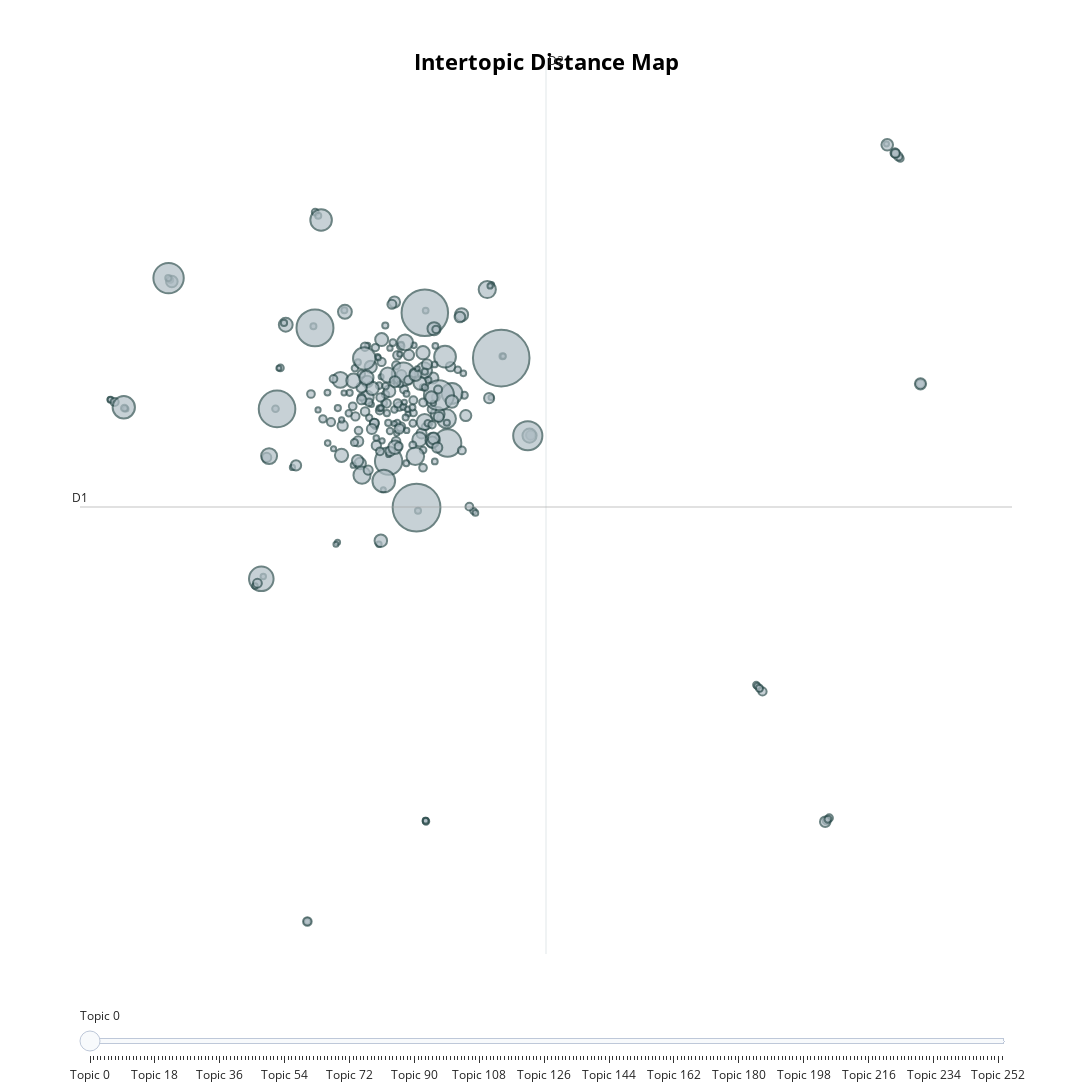

Notebook code for this chart:
### Code cell
plot_topics = topic_model.visualize_topics()
plot_topics.update_layout(width=1200, height=1200).write_html('plots/weighted_100x1.html', include_plotlyjs='cdn')
plot_topics

### Figure 1 — Plotly figure (JSON) as saved in the notebook; plotly's stock layout.template omitted (floating-point values rounded to 4 significant figures; data arrays with more than 128 entries replaced by an {"elided": "..."} marker saying what was removed)
{"data": [{"customdata": {"elided": "254x5 mixed values"}, "hovertemplate": "<b>Topic %{customdata[2]}</b><br>Words: %{customdata[3]}<br>Size: %{customdata[4]}", "legendgroup": "", "marker": {"color": "#B0BEC5", "line": {"color": "DarkSlateGrey", "width": 2}, "size": {"elided": "254 int values"}, "sizemode": "area", "sizeref": 8.398, "symbol": "circle"}, "mode": "markers", "name": "", "orientation": "v", "showlegend": false, "type": "scatter", "x": {"elided": "254 float values"}, "xaxis": "x", "y": {"elided": "254 float values"}, "yaxis": "y"}], "layout": {"annotations": [{"showarrow": false, "text": "D1", "x": -5.379, "y": 4.423, "yshift": 10}, {"showarrow": false, "text": "D2", "x": 5.494, "xshift": 10, "y": 14.44}], "height": 1200, "hoverlabel": {"bgcolor": "white", "font": {"family": "Rockwell", "size": 16}}, "legend": {"itemsizing": "constant", "tracegroupgap": 0}, "margin": {"t": 60}, "shapes": [{"line": {"color": "#CFD8DC", "width": 2}, "type": "line", "x0": 5.494, "x1": 5.494, "y0": -5.593, "y1": 14.44}, {"line": {"color": "#9E9E9E", "width": 2}, "type": "line", "x0": -5.379, "x1": 16.37, "y0": 4.423, "y1": 4.423}], "sliders": [{"active": 0, "pad": {"t": 50}, "steps": [{"args": [{"marker.color": {"elided": "1x254 str values"}}], "label": "Topic 0", "method": "update"}, {"args": [{"marker.color": {"elided": "1x254 str values"}}], "label": "Topic 1", "method": "update"}, {"args": [{"marker.color": {"elided": "1x254 str values"}}], "label": "Topic 2", "method": "update"}, {"args": [{"marker.color": {"elided": "1x254 str values"}}], "label": "Topic 3", "method": "update"}, {"args": [{"marker.color": {"elided": "1x254 str values"}}], "label": "Topic 4", "method": "update"}, {"args": [{"marker.color": {"elided": "1x254 str values"}}], "label": "Topic 5", "method": "update"}, {"args": [{"marker.color": {"elided": "1x254 str values"}}], "label": "Topic 6", "method": "update"}, {"args": [{"marker.color": {"elided": "1x254 str values"}}], "label": "Topic 7", "method": "update"}, {"args": [{"marker.color": {"elided": "1x254 str values"}}], "label": "Topic 8", "method": "update"}, {"args": [{"marker.color": {"elided": "1x254 str values"}}], "label": "Topic 9", "method": "update"}, {"args": [{"marker.color": {"elided": "1x254 str values"}}], "label": "Topic 10", "method": "update"}, {"args": [{"marker.color": {"elided": "1x254 str values"}}], "label": "Topic 11", "method": "update"}, {"args": [{"marker.color": {"elided": "1x254 str values"}}], "label": "Topic 12", "method": "update"}, {"args": [{"marker.color": {"elided": "1x254 str values"}}], "label": "Topic 13", "method": "update"}, {"args": [{"marker.color": {"elided": "1x254 str values"}}], "label": "Topic 14", "method": "update"}, {"args": [{"marker.color": {"elided": "1x254 str values"}}], "label": "Topic 15", "method": "update"}, {"args": [{"marker.color": {"elided": "1x254 str values"}}], "label": "Topic 16", "method": "update"}, {"args": [{"marker.color": {"elided": "1x254 str values"}}], "label": "Topic 17", "method": "update"}, {"args": [{"marker.color": {"elided": "1x254 str values"}}], "label": "Topic 18", "method": "update"}, {"args": [{"marker.color": {"elided": "1x254 str values"}}], "label": "Topic 19", "method": "update"}, {"args": [{"marker.color": {"elided": "1x254 str values"}}], "label": "Topic 20", "method": "update"}, {"args": [{"marker.color": {"elided": "1x254 str values"}}], "label": "Topic 21", "method": "update"}, {"args": [{"marker.color": {"elided": "1x254 str values"}}], "label": "Topic 22", "method": "update"}, {"args": [{"marker.color": {"elided": "1x254 str values"}}], "label": "Topic 23", "method": "update"}, {"args": [{"marker.color": {"elided": "1x254 str values"}}], "label": "Topic 24", "method": "update"}, {"args": [{"marker.color": {"elided": "1x254 str values"}}], "label": "Topic 25", "method": "update"}, {"args": [{"marker.color": {"elided": "1x254 str values"}}], "label": "Topic 26", "method": "update"}, {"args": [{"marker.color": {"elided": "1x254 str values"}}], "label": "Topic 27", "method": "update"}, {"args": [{"marker.color": {"elided": "1x254 str values"}}], "label": "Topic 28", "method": "update"}, {"args": [{"marker.color": {"elided": "1x254 str values"}}], "label": "Topic 29", "method": "update"}, {"args": [{"marker.color": {"elided": "1x254 str values"}}], "label": "Topic 30", "method": "update"}, {"args": [{"marker.color": {"elided": "1x254 str values"}}], "label": "Topic 31", "method": "update"}, {"args": [{"marker.color": {"elided": "1x254 str values"}}], "label": "Topic 32", "method": "update"}, {"args": [{"marker.color": {"elided": "1x254 str values"}}], "label": "Topic 33", "method": "update"}, {"args": [{"marker.color": {"elided": "1x254 str values"}}], "label": "Topic 34", "method": "update"}, {"args": [{"marker.color": {"elided": "1x254 str values"}}], "label": "Topic 35", "method": "update"}, {"args": [{"marker.color": {"elided": "1x254 str values"}}], "label": "Topic 36", "method": "update"}, {"args": [{"marker.color": {"elided": "1x254 str values"}}], "label": "Topic 37", "method": "update"}, {"args": [{"marker.color": {"elided": "1x254 str values"}}], "label": "Topic 38", "method": "update"}, {"args": [{"marker.color": {"elided": "1x254 str values"}}], "label": "Topic 39", "method": "update"}, {"args": [{"marker.color": {"elided": "1x254 str values"}}], "label": "Topic 40", "method": "update"}, {"args": [{"marker.color": {"elided": "1x254 str values"}}], "label": "Topic 41", "method": "update"}, {"args": [{"marker.color": {"elided": "1x254 str values"}}], "label": "Topic 42", "method": "update"}, {"args": [{"marker.color": {"elided": "1x254 str values"}}], "label": "Topic 43", "method": "update"}, {"args": [{"marker.color": {"elided": "1x254 str values"}}], "label": "Topic 44", "method": "update"}, {"args": [{"marker.color": {"elided": "1x254 str values"}}], "label": "Topic 45", "method": "update"}, {"args": [{"marker.color": {"elided": "1x254 str values"}}], "label": "Topic 46", "method": "update"}, {"args": [{"marker.color": {"elided": "1x254 str values"}}], "label": "Topic 47", "method": "update"}, {"args": [{"marker.color": {"elided": "1x254 str values"}}], "label": "Topic 48", "method": "update"}, {"args": [{"marker.color": {"elided": "1x254 str values"}}], "label": "Topic 49", "method": "update"}, {"args": [{"marker.color": {"elided": "1x254 str values"}}], "label": "Topic 50", "method": "update"}, {"args": [{"marker.color": {"elided": "1x254 str values"}}], "label": "Topic 51", "method": "update"}, {"args": [{"marker.color": {"elided": "1x254 str values"}}], "label": "Topic 52", "method": "update"}, {"args": [{"marker.color": {"elided": "1x254 str values"}}], "label": "Topic 53", "method": "update"}, {"args": [{"marker.color": {"elided": "1x254 str values"}}], "label": "Topic 54", "method": "update"}, {"args": [{"marker.color": {"elided": "1x254 str values"}}], "label": "Topic 55", "method": "update"}, {"args": [{"marker.color": {"elided": "1x254 str values"}}], "label": "Topic 56", "method": "update"}, {"args": [{"marker.color": {"elided": "1x254 str values"}}], "label": "Topic 57", "method": "update"}, {"args": [{"marker.color": {"elided": "1x254 str values"}}], "label": "Topic 58", "method": "update"}, {"args": [{"marker.color": {"elided": "1x254 str values"}}], "label": "Topic 59", "method": "update"}, {"args": [{"marker.color": {"elided": "1x254 str values"}}], "label": "Topic 60", "method": "update"}, {"args": [{"marker.color": {"elided": "1x254 str values"}}], "label": "Topic 61", "method": "update"}, {"args": [{"marker.color": {"elided": "1x254 str values"}}], "label": "Topic 62", "method": "update"}, {"args": [{"marker.color": {"elided": "1x254 str values"}}], "label": "Topic 63", "method": "update"}, {"args": [{"marker.color": {"elided": "1x254 str values"}}], "label": "Topic 64", "method": "update"}, {"args": [{"marker.color": {"elided": "1x254 str values"}}], "label": "Topic 65", "method": "update"}, {"args": [{"marker.color": {"elided": "1x254 str values"}}], "label": "Topic 66", "method": "update"}, {"args": [{"marker.color": {"elided": "1x254 str values"}}], "label": "Topic 67", "method": "update"}, {"args": [{"marker.color": {"elided": "1x254 str values"}}], "label": "Topic 68", "method": "update"}, {"args": [{"marker.color": {"elided": "1x254 str values"}}], "label": "Topic 69", "method": "update"}, {"args": [{"marker.color": {"elided": "1x254 str values"}}], "label": "Topic 70", "method": "update"}, {"args": [{"marker.color": {"elided": "1x254 str values"}}], "label": "Topic 71", "method": "update"}, {"args": [{"marker.color": {"elided": "1x254 str values"}}], "label": "Topic 72", "method": "update"}, {"args": [{"marker.color": {"elided": "1x254 str values"}}], "label": "Topic 73", "method": "update"}, {"args": [{"marker.color": {"elided": "1x254 str values"}}], "label": "Topic 74", "method": "update"}, {"args": [{"marker.color": {"elided": "1x254 str values"}}], "label": "Topic 75", "method": "update"}, {"args": [{"marker.color": {"elided": "1x254 str values"}}], "label": "Topic 76", "method": "update"}, {"args": [{"marker.color": {"elided": "1x254 str values"}}], "label": "Topic 77", "method": "update"}, {"args": [{"marker.color": {"elided": "1x254 str values"}}], "label": "Topic 78", "method": "update"}, {"args": [{"marker.color": {"elided": "1x254 str values"}}], "label": "Topic 79", "method": "update"}, {"args": [{"marker.color": {"elided": "1x254 str values"}}], "label": "Topic 80", "method": "update"}, {"args": [{"marker.color": {"elided": "1x254 str values"}}], "label": "Topic 81", "method": "update"}, {"args": [{"marker.color": {"elided": "1x254 str values"}}], "label": "Topic 82", "method": "update"}, {"args": [{"marker.color": {"elided": "1x254 str values"}}], "label": "Topic 83", "method": "update"}, {"args": [{"marker.color": {"elided": "1x254 str values"}}], "label": "Topic 84", "method": "update"}, {"args": [{"marker.color": {"elided": "1x254 str values"}}], "label": "Topic 85", "method": "update"}, {"args": [{"marker.color": {"elided": "1x254 str values"}}], "label": "Topic 86", "method": "update"}, {"args": [{"marker.color": {"elided": "1x254 str values"}}], "label": "Topic 87", "method": "update"}, {"args": [{"marker.color": {"elided": "1x254 str values"}}], "label": "Topic 88", "method": "update"}, {"args": [{"marker.color": {"elided": "1x254 str values"}}], "label": "Topic 89", "method": "update"}, {"args": [{"marker.color": {"elided": "1x254 str values"}}], "label": "Topic 90", "method": "update"}, {"args": [{"marker.color": {"elided": "1x254 str values"}}], "label": "Topic 91", "method": "update"}, {"args": [{"marker.color": {"elided": "1x254 str values"}}], "label": "Topic 92", "method": "update"}, {"args": [{"marker.color": {"elided": "1x254 str values"}}], "label": "Topic 93", "method": "update"}, {"args": [{"marker.color": {"elided": "1x254 str values"}}], "label": "Topic 94", "method": "update"}, {"args": [{"marker.color": {"elided": "1x254 str values"}}], "label": "Topic 95", "method": "update"}, {"args": [{"marker.color": {"elided": "1x254 str values"}}], "label": "Topic 96", "method": "update"}, {"args": [{"marker.color": {"elided": "1x254 str values"}}], "label": "Topic 97", "method": "update"}, {"args": [{"marker.color": {"elided": "1x254 str values"}}], "label": "Topic 98", "method": "update"}, {"args": [{"marker.color": {"elided": "1x254 str values"}}], "label": "Topic 99", "method": "update"}, {"args": [{"marker.color": {"elided": "1x254 str values"}}], "label": "Topic 100", "method": "update"}, {"args": [{"marker.color": {"elided": "1x254 str values"}}], "label": "Topic 101", "method": "update"}, {"args": [{"marker.color": {"elided": "1x254 str values"}}], "label": "Topic 102", "method": "update"}, {"args": [{"marker.color": {"elided": "1x254 str values"}}], "label": "Topic 103", "method": "update"}, {"args": [{"marker.color": {"elided": "1x254 str values"}}], "label": "Topic 104", "method": "update"}, {"args": [{"marker.color": {"elided": "1x254 str values"}}], "label": "Topic 105", "method": "update"}, {"args": [{"marker.color": {"elided": "1x254 str values"}}], "label": "Topic 106", "method": "update"}, {"args": [{"marker.color": {"elided": "1x254 str values"}}], "label": "Topic 107", "method": "update"}, {"args": [{"marker.color": {"elided": "1x254 str values"}}], "label": "Topic 108", "method": "update"}, {"args": [{"marker.color": {"elided": "1x254 str values"}}], "label": "Topic 109", "method": "update"}, {"args": [{"marker.color": {"elided": "1x254 str values"}}], "label": "Topic 110", "method": "update"}, {"args": [{"marker.color": {"elided": "1x254 str values"}}], "label": "Topic 111", "method": "update"}, {"args": [{"marker.color": {"elided": "1x254 str values"}}], "label": "Topic 112", "method": "update"}, {"args": [{"marker.color": {"elided": "1x254 str values"}}], "label": "Topic 113", "method": "update"}, {"args": [{"marker.color": {"elided": "1x254 str values"}}], "label": "Topic 114", "method": "update"}, {"args": [{"marker.color": {"elided": "1x254 str values"}}], "label": "Topic 115", "method": "update"}, {"args": [{"marker.color": {"elided": "1x254 str values"}}], "label": "Topic 116", "method": "update"}, {"args": [{"marker.color": {"elided": "1x254 str values"}}], "label": "Topic 117", "method": "update"}, {"args": [{"marker.color": {"elided": "1x254 str values"}}], "label": "Topic 118", "method": "update"}, {"args": [{"marker.color": {"elided": "1x254 str values"}}], "label": "Topic 119", "method": "update"}, {"args": [{"marker.color": {"elided": "1x254 str values"}}], "label": "Topic 120", "method": "update"}, {"args": [{"marker.color": {"elided": "1x254 str values"}}], "label": "Topic 121", "method": "update"}, {"args": [{"marker.color": {"elided": "1x254 str values"}}], "label": "Topic 122", "method": "update"}, {"args": [{"marker.color": {"elided": "1x254 str values"}}], "label": "Topic 123", "method": "update"}, {"args": [{"marker.color": {"elided": "1x254 str values"}}], "label": "Topic 124", "method": "update"}, {"args": [{"marker.color": {"elided": "1x254 str values"}}], "label": "Topic 125", "method": "update"}, {"args": [{"marker.color": {"elided": "1x254 str values"}}], "label": "Topic 126", "method": "update"}, {"args": [{"marker.color": {"elided": "1x254 str values"}}], "label": "Topic 127", "method": "update"}, {"args": [{"marker.color": {"elided": "1x254 str values"}}], "label": "Topic 128", "method": "update"}, {"args": [{"marker.color": {"elided": "1x254 str values"}}], "label": "Topic 129", "method": "update"}, {"args": [{"marker.color": {"elided": "1x254 str values"}}], "label": "Topic 130", "method": "update"}, {"args": [{"marker.color": {"elided": "1x254 str values"}}], "label": "Topic 131", "method": "update"}, {"args": [{"marker.color": {"elided": "1x254 str values"}}], "label": "Topic 132", "method": "update"}, {"args": [{"marker.color": {"elided": "1x254 str values"}}], "label": "Topic 133", "method": "update"}, {"args": [{"marker.color": {"elided": "1x254 str values"}}], "label": "Topic 134", "method": "update"}, {"args": [{"marker.color": {"elided": "1x254 str values"}}], "label": "Topic 135", "method": "update"}, {"args": [{"marker.color": {"elided": "1x254 str values"}}], "label": "Topic 136", "method": "update"}, {"args": [{"marker.color": {"elided": "1x254 str values"}}], "label": "Topic 137", "method": "update"}, {"args": [{"marker.color": {"elided": "1x254 str values"}}], "label": "Topic 138", "method": "update"}, {"args": [{"marker.color": {"elided": "1x254 str values"}}], "label": "Topic 139", "method": "update"}, {"args": [{"marker.color": {"elided": "1x254 str values"}}], "label": "Topic 140", "method": "update"}, {"args": [{"marker.color": {"elided": "1x254 str values"}}], "label": "Topic 141", "method": "update"}, {"args": [{"marker.color": {"elided": "1x254 str values"}}], "label": "Topic 142", "method": "update"}, {"args": [{"marker.color": {"elided": "1x254 str values"}}], "label": "Topic 143", "method": "update"}, {"args": [{"marker.color": {"elided": "1x254 str values"}}], "label": "Topic 144", "method": "update"}, {"args": [{"marker.color": {"elided": "1x254 str values"}}], "label": "Topic 145", "method": "update"}, {"args": [{"marker.color": {"elided": "1x254 str values"}}], "label": "Topic 146", "method": "update"}, {"args": [{"marker.color": {"elided": "1x254 str values"}}], "label": "Topic 147", "method": "update"}, {"args": [{"marker.color": {"elided": "1x254 str values"}}], "label": "Topic 148", "method": "update"}, {"args": [{"marker.color": {"elided": "1x254 str values"}}], "label": "Topic 149", "method": "update"}, {"args": [{"marker.color": {"elided": "1x254 str values"}}], "label": "Topic 150", "method": "update"}, {"args": [{"marker.color": {"elided": "1x254 str values"}}], "label": "Topic 151", "method": "update"}, {"args": [{"marker.color": {"elided": "1x254 str values"}}], "label": "Topic 152", "method": "update"}, {"args": [{"marker.color": {"elided": "1x254 str values"}}], "label": "Topic 153", "method": "update"}, {"args": [{"marker.color": {"elided": "1x254 str values"}}], "label": "Topic 154", "method": "update"}, {"args": [{"marker.color": {"elided": "1x254 str values"}}], "label": "Topic 155", "method": "update"}, {"args": [{"marker.color": {"elided": "1x254 str values"}}], "label": "Topic 156", "method": "update"}, {"args": [{"marker.color": {"elided": "1x254 str values"}}], "label": "Topic 157", "method": "update"}, {"args": [{"marker.color": {"elided": "1x254 str values"}}], "label": "Topic 158", "method": "update"}, {"args": [{"marker.color": {"elided": "1x254 str values"}}], "label": "Topic 159", "method": "update"}, {"args": [{"marker.color": {"elided": "1x254 str values"}}], "label": "Topic 160", "method": "update"}, {"args": [{"marker.color": {"elided": "1x254 str values"}}], "label": "Topic 161", "method": "update"}, {"args": [{"marker.color": {"elided": "1x254 str values"}}], "label": "Topic 162", "method": "update"}, {"args": [{"marker.color": {"elided": "1x254 str values"}}], "label": "Topic 163", "method": "update"}, {"args": [{"marker.color": {"elided": "1x254 str values"}}], "label": "Topic 164", "method": "update"}, {"args": [{"marker.color": {"elided": "1x254 str values"}}], "label": "Topic 165", "method": "update"}, {"args": [{"marker.color": {"elided": "1x254 str values"}}], "label": "Topic 166", "method": "update"}, {"args": [{"marker.color": {"elided": "1x254 str values"}}], "label": "Topic 167", "method": "update"}, {"args": [{"marker.color": {"elided": "1x254 str values"}}], "label": "Topic 168", "method": "update"}, {"args": [{"marker.color": {"elided": "1x254 str values"}}], "label": "Topic 169", "method": "update"}, {"args": [{"marker.color": {"elided": "1x254 str values"}}], "label": "Topic 170", "method": "update"}, {"args": [{"marker.color": {"elided": "1x254 str values"}}], "label": "Topic 171", "method": "update"}, {"args": [{"marker.color": {"elided": "1x254 str values"}}], "label": "Topic 172", "method": "update"}, {"args": [{"marker.color": {"elided": "1x254 str values"}}], "label": "Topic 173", "method": "update"}, {"args": [{"marker.color": {"elided": "1x254 str values"}}], "label": "Topic 174", "method": "update"}, {"args": [{"marker.color": {"elided": "1x254 str values"}}], "label": "Topic 175", "method": "update"}, {"args": [{"marker.color": {"elided": "1x254 str values"}}], "label": "Topic 176", "method": "update"}, {"args": [{"marker.color": {"elided": "1x254 str values"}}], "label": "Topic 177", "method": "update"}, {"args": [{"marker.color": {"elided": "1x254 str values"}}], "label": "Topic 178", "method": "update"}, {"args": [{"marker.color": {"elided": "1x254 str values"}}], "label": "Topic 179", "method": "update"}, {"args": [{"marker.color": {"elided": "1x254 str values"}}], "label": "Topic 180", "method": "update"}, {"args": [{"marker.color": {"elided": "1x254 str values"}}], "label": "Topic 181", "method": "update"}, {"args": [{"marker.color": {"elided": "1x254 str values"}}], "label": "Topic 182", "method": "update"}, {"args": [{"marker.color": {"elided": "1x254 str values"}}], "label": "Topic 183", "method": "update"}, {"args": [{"marker.color": {"elided": "1x254 str values"}}], "label": "Topic 184", "method": "update"}, {"args": [{"marker.color": {"elided": "1x254 str values"}}], "label": "Topic 185", "method": "update"}, {"args": [{"marker.color": {"elided": "1x254 str values"}}], "label": "Topic 186", "method": "update"}, {"args": [{"marker.color": {"elided": "1x254 str values"}}], "label": "Topic 187", "method": "update"}, {"args": [{"marker.color": {"elided": "1x254 str values"}}], "label": "Topic 188", "method": "update"}, {"args": [{"marker.color": {"elided": "1x254 str values"}}], "label": "Topic 189", "method": "update"}, {"args": [{"marker.color": {"elided": "1x254 str values"}}], "label": "Topic 190", "method": "update"}, {"args": [{"marker.color": {"elided": "1x254 str values"}}], "label": "Topic 191", "method": "update"}, {"args": [{"marker.color": {"elided": "1x254 str values"}}], "label": "Topic 192", "method": "update"}, {"args": [{"marker.color": {"elided": "1x254 str values"}}], "label": "Topic 193", "method": "update"}, {"args": [{"marker.color": {"elided": "1x254 str values"}}], "label": "Topic 194", "method": "update"}, {"args": [{"marker.color": {"elided": "1x254 str values"}}], "label": "Topic 195", "method": "update"}, {"args": [{"marker.color": {"elided": "1x254 str values"}}], "label": "Topic 196", "method": "update"}, {"args": [{"marker.color": {"elided": "1x254 str values"}}], "label": "Topic 197", "method": "update"}, {"args": [{"marker.color": {"elided": "1x254 str values"}}], "label": "Topic 198", "method": "update"}, {"args": [{"marker.color": {"elided": "1x254 str values"}}], "label": "Topic 199", "method": "update"}, {"args": [{"marker.color": {"elided": "1x254 str values"}}], "label": "Topic 200", "method": "update"}, {"args": [{"marker.color": {"elided": "1x254 str values"}}], "label": "Topic 201", "method": "update"}, {"args": [{"marker.color": {"elided": "1x254 str values"}}], "label": "Topic 202", "method": "update"}, {"args": [{"marker.color": {"elided": "1x254 str values"}}], "label": "Topic 203", "method": "update"}, {"args": [{"marker.color": {"elided": "1x254 str values"}}], "label": "Topic 204", "method": "update"}, {"args": [{"marker.color": {"elided": "1x254 str values"}}], "label": "Topic 205", "method": "update"}, {"args": [{"marker.color": {"elided": "1x254 str values"}}], "label": "Topic 206", "method": "update"}, {"args": [{"marker.color": {"elided": "1x254 str values"}}], "label": "Topic 207", "method": "update"}, {"args": [{"marker.color": {"elided": "1x254 str values"}}], "label": "Topic 208", "method": "update"}, {"args": [{"marker.color": {"elided": "1x254 str values"}}], "label": "Topic 209", "method": "update"}, {"args": [{"marker.color": {"elided": "1x254 str values"}}], "label": "Topic 210", "method": "update"}, {"args": [{"marker.color": {"elided": "1x254 str values"}}], "label": "Topic 211", "method": "update"}, {"args": [{"marker.color": {"elided": "1x254 str values"}}], "label": "Topic 212", "method": "update"}, {"args": [{"marker.color": {"elided": "1x254 str values"}}], "label": "Topic 213", "method": "update"}, {"args": [{"marker.color": {"elided": "1x254 str values"}}], "label": "Topic 214", "method": "update"}, {"args": [{"marker.color": {"elided": "1x254 str values"}}], "label": "Topic 215", "method": "update"}, {"args": [{"marker.color": {"elided": "1x254 str values"}}], "label": "Topic 216", "method": "update"}, {"args": [{"marker.color": {"elided": "1x254 str values"}}], "label": "Topic 217", "method": "update"}, {"args": [{"marker.color": {"elided": "1x254 str values"}}], "label": "Topic 218", "method": "update"}, {"args": [{"marker.color": {"elided": "1x254 str values"}}], "label": "Topic 219", "method": "update"}, {"args": [{"marker.color": {"elided": "1x254 str values"}}], "label": "Topic 220", "method": "update"}, {"args": [{"marker.color": {"elided": "1x254 str values"}}], "label": "Topic 221", "method": "update"}, {"args": [{"marker.color": {"elided": "1x254 str values"}}], "label": "Topic 222", "method": "update"}, {"args": [{"marker.color": {"elided": "1x254 str values"}}], "label": "Topic 223", "method": "update"}, {"args": [{"marker.color": {"elided": "1x254 str values"}}], "label": "Topic 224", "method": "update"}, {"args": [{"marker.color": {"elided": "1x254 str values"}}], "label": "Topic 225", "method": "update"}, {"args": [{"marker.color": {"elided": "1x254 str values"}}], "label": "Topic 226", "method": "update"}, {"args": [{"marker.color": {"elided": "1x254 str values"}}], "label": "Topic 227", "method": "update"}, {"args": [{"marker.color": {"elided": "1x254 str values"}}], "label": "Topic 228", "method": "update"}, {"args": [{"marker.color": {"elided": "1x254 str values"}}], "label": "Topic 229", "method": "update"}, {"args": [{"marker.color": {"elided": "1x254 str values"}}], "label": "Topic 230", "method": "update"}, {"args": [{"marker.color": {"elided": "1x254 str values"}}], "label": "Topic 231", "method": "update"}, {"args": [{"marker.color": {"elided": "1x254 str values"}}], "label": "Topic 232", "method": "update"}, {"args": [{"marker.color": {"elided": "1x254 str values"}}], "label": "Topic 233", "method": "update"}, {"args": [{"marker.color": {"elided": "1x254 str values"}}], "label": "Topic 234", "method": "update"}, {"args": [{"marker.color": {"elided": "1x254 str values"}}], "label": "Topic 235", "method": "update"}, {"args": [{"marker.color": {"elided": "1x254 str values"}}], "label": "Topic 236", "method": "update"}, {"args": [{"marker.color": {"elided": "1x254 str values"}}], "label": "Topic 237", "method": "update"}, {"args": [{"marker.color": {"elided": "1x254 str values"}}], "label": "Topic 238", "method": "update"}, {"args": [{"marker.color": {"elided": "1x254 str values"}}], "label": "Topic 239", "method": "update"}, {"args": [{"marker.color": {"elided": "1x254 str values"}}], "label": "Topic 240", "method": "update"}, {"args": [{"marker.color": {"elided": "1x254 str values"}}], "label": "Topic 241", "method": "update"}, {"args": [{"marker.color": {"elided": "1x254 str values"}}], "label": "Topic 242", "method": "update"}, {"args": [{"marker.color": {"elided": "1x254 str values"}}], "label": "Topic 243", "method": "update"}, {"args": [{"marker.color": {"elided": "1x254 str values"}}], "label": "Topic 244", "method": "update"}, {"args": [{"marker.color": {"elided": "1x254 str values"}}], "label": "Topic 245", "method": "update"}, {"args": [{"marker.color": {"elided": "1x254 str values"}}], "label": "Topic 246", "method": "update"}, {"args": [{"marker.color": {"elided": "1x254 str values"}}], "label": "Topic 247", "method": "update"}, {"args": [{"marker.color": {"elided": "1x254 str values"}}], "label": "Topic 248", "method": "update"}, {"args": [{"marker.color": {"elided": "1x254 str values"}}], "label": "Topic 249", "method": "update"}, {"args": [{"marker.color": {"elided": "1x254 str values"}}], "label": "Topic 250", "method": "update"}, {"args": [{"marker.color": {"elided": "1x254 str values"}}], "label": "Topic 251", "method": "update"}, {"args": [{"marker.color": {"elided": "1x254 str values"}}], "label": "Topic 252", "method": "update"}, {"args": [{"marker.color": {"elided": "1x254 str values"}}], "label": "Topic 253", "method": "update"}]}], "title": {"font": {"color": "Black", "size": 22}, "text": "<b>Intertopic Distance Map", "x": 0.5, "xanchor": "center", "y": 0.95, "yanchor": "top"}, "width": 1200, "xaxis": {"anchor": "y", "domain": [0, 1], "range": [-5.379, 16.37], "title": {"text": ""}, "visible": false}, "yaxis": {"anchor": "x", "domain": [0, 1], "range": [-5.593, 14.44], "title": {"text": ""}, "visible": false}}}
